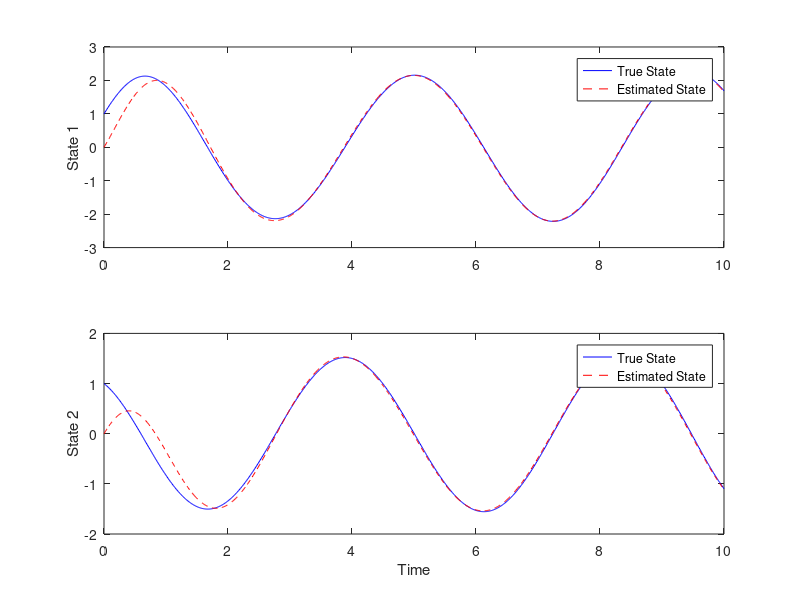

This chart was generated by the following MATLAB code:
% Define the continuous-time state space equations
A = [1 2; -1 0];
B = [1; 0];
C = [1 0];
D = 0;

% Define the observer gain matrix
L = [3; 2];

% Define the control gain matrix
K = [1 0];

% Define the initial conditions
x0 = [1; 1];         % Initial state
x_hat0 = [0; 0];     % Initial estimated state

% Define the simulation parameters
dt = 0.01;           % Time step
t_end = 10;          % Simulation end time

% Simulate the system and observer dynamics
t = 0:dt:t_end;
x = zeros(2, length(t));
x_hat = zeros(2, length(t));

x(:, 1) = x0;
x_hat(:, 1) = x_hat0;

for i = 2:length(t)
    % Update the state using the system equations
    u = -K * x_hat(:, i-1);  % Control law based on the estimated state
    x(:, i) = x(:, i-1) + dt * (A*x(:, i-1) + B*u);
    
    % Update the estimated state using the observer equations
    y = C*x(:, i);
    x_hat(:, i) = x_hat(:, i-1) + dt * ((A - L*C)*x_hat(:, i-1) + B*u + L*y);
end

% Plot the results
figure;
subplot(2, 1, 1);
plot(t, x(1, :), 'b', t, x_hat(1, :), 'r--');
ylabel('State 1');
legend('True State', 'Estimated State');

subplot(2, 1, 2);
plot(t, x(2, :), 'b', t, x_hat(2, :), 'r--');
xlabel('Time');
ylabel('State 2');
legend('True State', 'Estimated State');
